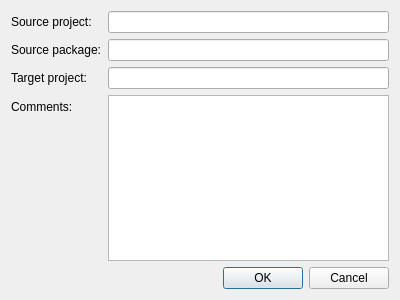
<?xml version="1.0" encoding="UTF-8"?>
<ui version="4.0">
 <class>CopyPackageDialog</class>
 <widget class="QDialog" name="CopyPackageDialog">
  <property name="geometry">
   <rect>
    <x>0</x>
    <y>0</y>
    <width>400</width>
    <height>300</height>
   </rect>
  </property>
  <property name="windowTitle">
   <string>Copy package</string>
  </property>
  <layout class="QVBoxLayout" name="verticalLayout">
   <item>
    <layout class="QFormLayout" name="formLayout">
     <item row="0" column="0">
      <widget class="QLabel" name="label">
       <property name="text">
        <string>Source project:</string>
       </property>
      </widget>
     </item>
     <item row="0" column="1">
      <widget class="QLineEdit" name="sourceProjectLineEdit"/>
     </item>
     <item row="1" column="0">
      <widget class="QLabel" name="label_2">
       <property name="text">
        <string>Source package:</string>
       </property>
      </widget>
     </item>
     <item row="1" column="1">
      <widget class="QLineEdit" name="sourcePackageLineEdit"/>
     </item>
     <item row="2" column="0">
      <widget class="QLabel" name="label_3">
       <property name="text">
        <string>Target project:</string>
       </property>
      </widget>
     </item>
     <item row="2" column="1">
      <widget class="QLineEdit" name="targetProjectLineEdit"/>
     </item>
     <item row="3" column="1">
      <widget class="QPlainTextEdit" name="commentPlainTextEdit"/>
     </item>
     <item row="3" column="0">
      <widget class="QLabel" name="label_4">
       <property name="text">
        <string>Comments:</string>
       </property>
      </widget>
     </item>
    </layout>
   </item>
   <item>
    <widget class="QDialogButtonBox" name="buttonBox">
     <property name="orientation">
      <enum>Qt::Horizontal</enum>
     </property>
     <property name="standardButtons">
      <set>QDialogButtonBox::Cancel|QDialogButtonBox::Ok</set>
     </property>
    </widget>
   </item>
  </layout>
 </widget>
 <resources/>
 <connections>
  <connection>
   <sender>buttonBox</sender>
   <signal>rejected()</signal>
   <receiver>CopyPackageDialog</receiver>
   <slot>reject()</slot>
   <hints>
    <hint type="sourcelabel">
     <x>316</x>
     <y>260</y>
    </hint>
    <hint type="destinationlabel">
     <x>286</x>
     <y>274</y>
    </hint>
   </hints>
  </connection>
 </connections>
</ui>
